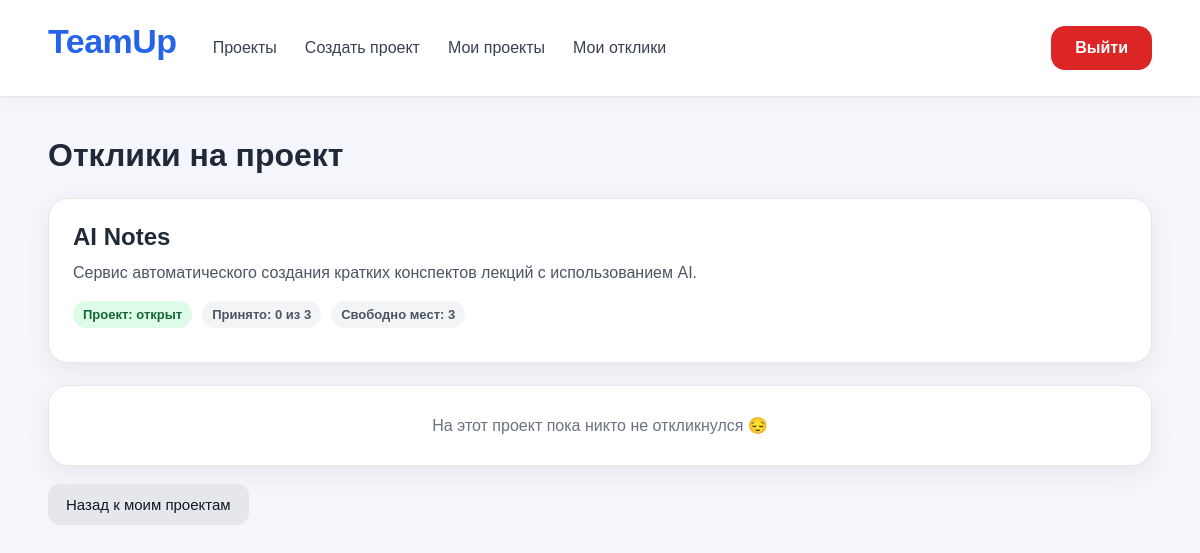
Before: /projects/5/applications (signed in) with the older database file.
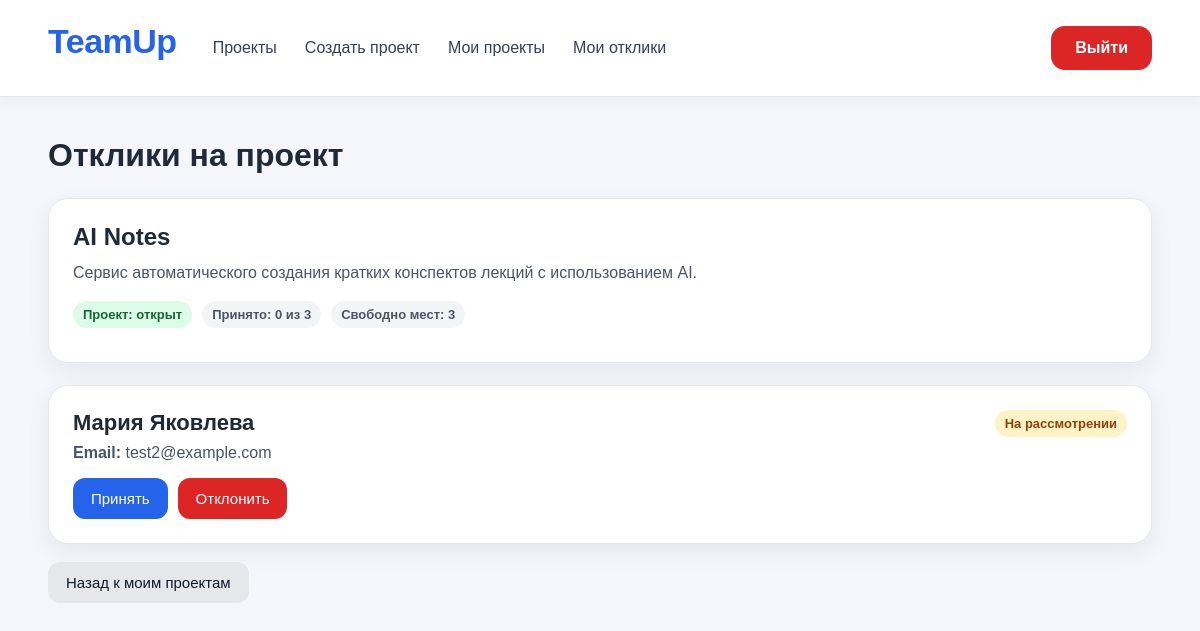
After: the same page with the newer database file.
### app/models/application.py (models this page shows)
class Application(Base):
    __tablename__ = "applications"
    id: Mapped[int] = mapped_column(primary_key=True)
    status: Mapped[str] = mapped_column(String(1000), default="pending", nullable=False)
    project_id: Mapped[int] = mapped_column(ForeignKey("projects.id"), nullable=False)
    user_id: Mapped[int] = mapped_column(ForeignKey("users.id"), nullable=False)
    project = relationship("Project", back_populates="applications")
    user = relationship("User", back_populates="applications")

### app/models/user.py (models this page shows)
class User(Base):
    __tablename__ = "users"
    id: Mapped[int] = mapped_column(primary_key=True)
    first_name: Mapped[str] = mapped_column(String(255), nullable=False)
    last_name: Mapped[str] = mapped_column(String(255), nullable=False)
    email: Mapped[str] = mapped_column(String(255), unique=True, nullable=False)
    password: Mapped[str] = mapped_column(String(255), nullable=False)
    role: Mapped[str] = mapped_column(String(50), default="user", nullable=False)
    projects = relationship("Project", back_populates="owner")
    applications = relationship("Application", back_populates="user")

### app/api/applications.py (the view)
@router.get("/projects/{project_id}/applications")
async def project_applications(
    project_id: int,
    request: Request,
    session: AsyncSession = Depends(get_session),
):
    user_id = request.session.get("user_id")
    user_name = request.session.get("user_name")
    user_email = request.session.get("user_email")
    user_role = request.session.get("user_role")
    if not user_id:
        return RedirectResponse(url="/login", status_code=303)
    application_repository = ApplicationRepository(session)
    application_service = ApplicationService(application_repository)
    project = await application_repository.get_project_by_id(project_id)
    if not project:
        return RedirectResponse(
            url="/my-projects?message=Проект не найден",
            status_code=303
        )
    if project.owner_id != user_id:
        return RedirectResponse(
            url="/my-projects?message=У вас нет доступа к откликам на этот проект",
            status_code=303
        )
    applications = await application_service.get_project_applications(project_id)
    message = request.query_params.get("message")
    return templates.TemplateResponse(
        request=request,
        name="project_applications.html",
        context={
            "project": project,
            "applications": applications,
            "user_name": user_name,
            "user_email": user_email,
            "user_role": user_role,
            "message": message
        }
    )

### templates/project_applications.html (shortened to what this page needs)
{% extends "base.html" %}
{% block content %}
<h1 class="page-title">Отклики на проект</h1>
{% set accepted_count = applications | selectattr("status", "equalto", "accepted") | list | length %}
{% set free_slots = project.max_participants - accepted_count %}
<div class="card project-summary-card">
    <div>
        <h2>{{  project.title }}</h2>
        <p>{{ project.description }}</p>
    </div>
    <div class="meta">
        {% if project.status == "draft" %}
            <span class="badge badge-warning">Проект: черновик</span>
        {% elif project.status == "open" %}
            <span class="badge badge-success">Проект: открыт</span>
        {% elif project.status == "closed" %}
            <span class="badge badge-muted">Проект: закрыт</span>
        {% else %}
            <span class="badge badge-muted">Проект: {{ project.status }}</span>
        {% endif %}
        <span class="badge badge-muted">
            Принято: {{ accepted_count }} из {{ project.max_participants }}
        </span>
        <span class="badge badge-muted">
            Свободно мест: {{ free_slots }}
        </span>
    </div>
</div>
{% if applications %}
<div class="project-grid">
    {% for application in applications %}
    <div class="card application-card">
        <div class="application-card-header">
            <div>
                <h3>
                    {{ application.user.first_name }} {{ application.user.last_name }}
                </h3>
                <p>
                    <strong>Email:</strong> {{ application.user.email }}
                </p>
            </div>
            <div>
                {% if application.status == "pending" %}
                    <span class="badge badge-warning">На рассмотрении</span>
                {% elif application.status == "accepted" %}
                    <span class="badge badge-success">Принят</span>
                {% elif application.status == "rejected" %}
                    <span class="badge badge-muted">Отклонён</span>
                {% else %}
                    <span class="badge badge-muted">{{ application.status }}</span>
                {% endif %}
            </div>
        </div>
        <div class="actions">
            {% if application.status == "pending" and project.status == "open" %}
                <form method="post" action="/applications/{{ application.id }}/accept">
                    <button type="submit" class="button">
                        Принять
                    </button>
                </form>
                <form method="post" action="/applications/{{ application.id }}/reject">
                    <button type="submit" class="button button-danger">
                        Отклонить
                    </button>
                </form>
            {% elif application.status == "pending" and project.status != "open" %}
                <span class="badge badge-muted">
                    Проект закрыт для обработки откликов
                </span>
            {% else %}
                <span class="status-label status-muted">
                    Решение уже принято
                </span>
            {% endif %}
        </div>
    </div>
    {% endfor %}
</div>
{% else %}
<div class="card empty">
    На этот проект пока никто не откликнулся 😔
</div>
{% endif %}
<br>
<a href="/my-projects" class="button button-secondary">
    Назад к моим проектам
</a>
{% endblock %}

Changed rows visible on the page:
added Application: user.first_name "Мария", user.last_name "Яковлева", user.email "test2@example.com", status "На рассмотрении"
Other visible differences:
text no longer shown: "На этот проект пока никто не откликнулся 😔"
